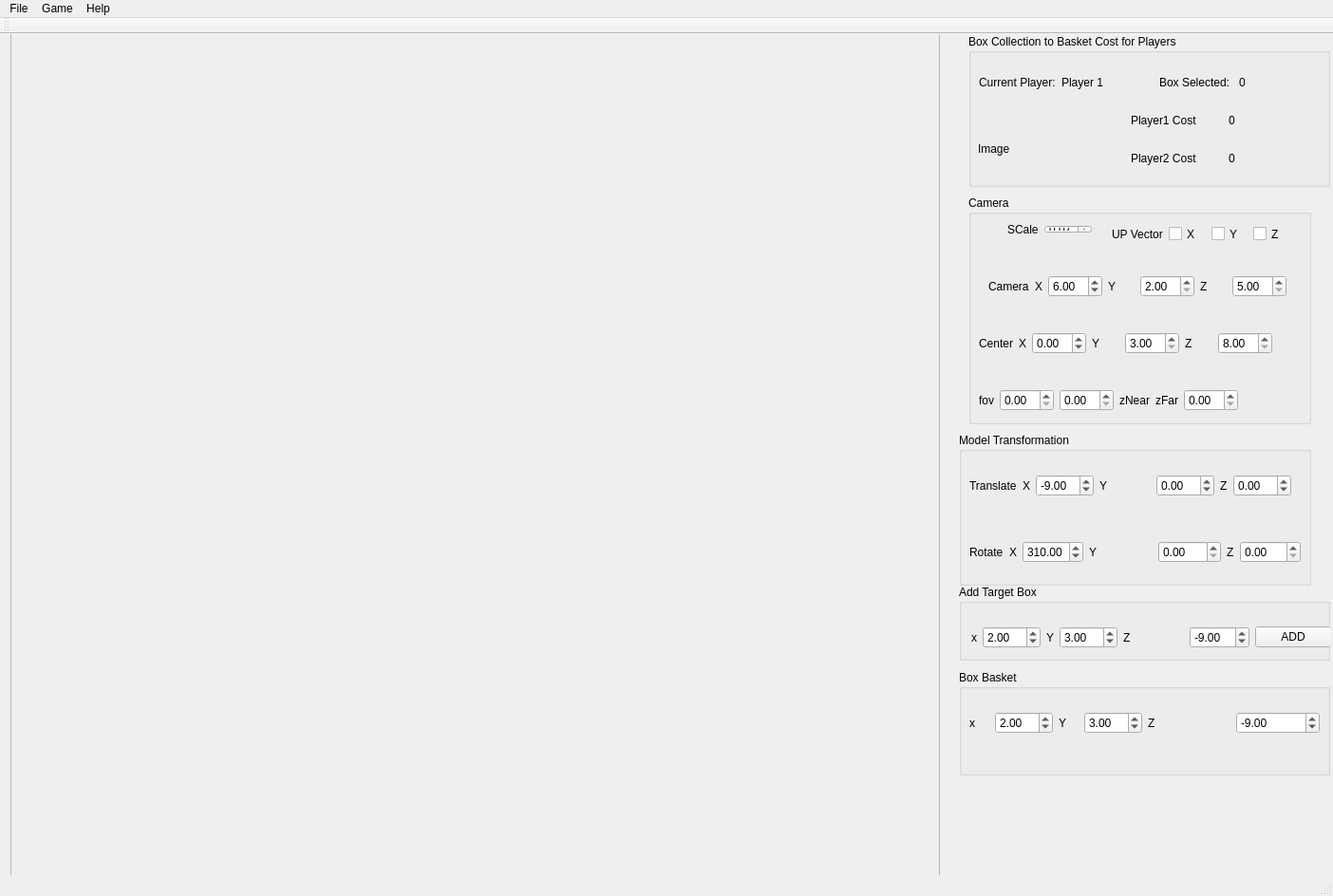
<?xml version="1.0" encoding="UTF-8"?>
<ui version="4.0">
 <class>MainWindow</class>
 <widget class="QMainWindow" name="MainWindow">
  <property name="geometry">
   <rect>
    <x>0</x>
    <y>0</y>
    <width>1404</width>
    <height>944</height>
   </rect>
  </property>
  <property name="windowTitle">
   <string>MainWindow</string>
  </property>
  <widget class="QWidget" name="centralWidget">
   <widget class="QWidget" name="verticalLayoutWidget">
    <property name="geometry">
     <rect>
      <x>0</x>
      <y>-20</y>
      <width>1001</width>
      <height>941</height>
     </rect>
    </property>
    <layout class="QVBoxLayout" name="qglLayout">
     <item>
      <widget class="QFrame" name="frame">
       <property name="frameShape">
        <enum>QFrame::StyledPanel</enum>
       </property>
       <property name="frameShadow">
        <enum>QFrame::Raised</enum>
       </property>
      </widget>
     </item>
    </layout>
   </widget>
   <widget class="QGroupBox" name="groupBox">
    <property name="geometry">
     <rect>
      <x>1020</x>
      <y>0</y>
      <width>381</width>
      <height>161</height>
     </rect>
    </property>
    <property name="title">
     <string>Box Collection to Basket Cost for Players</string>
    </property>
    <widget class="QWidget" name="horizontalLayoutWidget">
     <property name="geometry">
      <rect>
       <x>0</x>
       <y>30</y>
       <width>171</width>
       <height>41</height>
      </rect>
     </property>
     <layout class="QHBoxLayout" name="horizontalLayout">
      <item>
       <widget class="QLabel" name="label">
        <property name="text">
         <string>Current Player:</string>
        </property>
       </widget>
      </item>
      <item>
       <widget class="QLabel" name="labelPlayerTurn">
        <property name="text">
         <string>Player 1</string>
        </property>
       </widget>
      </item>
     </layout>
    </widget>
    <widget class="QWidget" name="horizontalLayoutWidget_2">
     <property name="geometry">
      <rect>
       <x>160</x>
       <y>70</y>
       <width>221</width>
       <height>41</height>
      </rect>
     </property>
     <layout class="QHBoxLayout" name="horizontalLayout_2">
      <item>
       <widget class="QLabel" name="label_4">
        <property name="text">
         <string>Player1 Cost</string>
        </property>
       </widget>
      </item>
      <item>
       <widget class="QLabel" name="labellPlayer1Score">
        <property name="text">
         <string>0</string>
        </property>
       </widget>
      </item>
     </layout>
    </widget>
    <widget class="QWidget" name="horizontalLayoutWidget_3">
     <property name="geometry">
      <rect>
       <x>160</x>
       <y>110</y>
       <width>221</width>
       <height>41</height>
      </rect>
     </property>
     <layout class="QHBoxLayout" name="horizontalLayout_3">
      <item>
       <widget class="QLabel" name="Player2">
        <property name="text">
         <string>Player2 Cost</string>
        </property>
       </widget>
      </item>
      <item>
       <widget class="QLabel" name="labelPlayer2Score">
        <property name="text">
         <string>0</string>
        </property>
       </widget>
      </item>
     </layout>
    </widget>
    <widget class="QWidget" name="horizontalLayoutWidget_10">
     <property name="geometry">
      <rect>
       <x>190</x>
       <y>30</y>
       <width>171</width>
       <height>41</height>
      </rect>
     </property>
     <layout class="QHBoxLayout" name="horizontalLayout_38">
      <item>
       <widget class="QLabel" name="label_31">
        <property name="text">
         <string>Box Selected: </string>
        </property>
       </widget>
      </item>
      <item>
       <widget class="QLabel" name="boxSelected">
        <property name="text">
         <string>0</string>
        </property>
       </widget>
      </item>
     </layout>
    </widget>
    <widget class="QLabel" name="playerImage">
     <property name="geometry">
      <rect>
       <x>10</x>
       <y>80</y>
       <width>131</width>
       <height>81</height>
      </rect>
     </property>
     <property name="text">
      <string>Image</string>
     </property>
    </widget>
   </widget>
   <widget class="QGroupBox" name="groupBox_2">
    <property name="geometry">
     <rect>
      <x>1020</x>
      <y>170</y>
      <width>361</width>
      <height>241</height>
     </rect>
    </property>
    <property name="title">
     <string>Camera</string>
    </property>
    <widget class="QWidget" name="horizontalLayoutWidget_4">
     <property name="geometry">
      <rect>
       <x>30</x>
       <y>20</y>
       <width>111</width>
       <height>31</height>
      </rect>
     </property>
     <layout class="QHBoxLayout" name="horizontalLayout_5">
      <item>
       <widget class="QLabel" name="label_5">
        <property name="text">
         <string>SCale</string>
        </property>
       </widget>
      </item>
      <item>
       <widget class="QDoubleSpinBox" name="scale">
        <property name="minimum">
         <double>0.000000000000000</double>
        </property>
        <property name="maximum">
         <double>2.000000000000000</double>
        </property>
        <property name="singleStep">
         <double>0.001000000000000</double>
        </property>
        <property name="value">
         <double>0.070000000000000</double>
        </property>
       </widget>
      </item>
     </layout>
    </widget>
    <widget class="QWidget" name="horizontalLayoutWidget_6">
     <property name="geometry">
      <rect>
       <x>140</x>
       <y>20</y>
       <width>210</width>
       <height>41</height>
      </rect>
     </property>
     <layout class="QHBoxLayout" name="horizontalLayout_13">
      <item>
       <widget class="QLabel" name="label_6">
        <property name="text">
         <string>UP Vector</string>
        </property>
       </widget>
      </item>
      <item>
       <widget class="QCheckBox" name="upX">
        <property name="text">
         <string>X</string>
        </property>
       </widget>
      </item>
      <item>
       <widget class="QCheckBox" name="upY">
        <property name="text">
         <string>Y</string>
        </property>
       </widget>
      </item>
      <item>
       <widget class="QCheckBox" name="upZ">
        <property name="text">
         <string>Z</string>
        </property>
       </widget>
      </item>
     </layout>
    </widget>
    <widget class="QWidget" name="horizontalLayoutWidget_9">
     <property name="geometry">
      <rect>
       <x>0</x>
       <y>130</y>
       <width>331</width>
       <height>51</height>
      </rect>
     </property>
     <layout class="QHBoxLayout" name="horizontalLayout_8">
      <item>
       <layout class="QHBoxLayout" name="horizontalLayout_10">
        <item>
         <widget class="QLabel" name="label_11">
          <property name="text">
           <string>Center</string>
          </property>
         </widget>
        </item>
        <item>
         <widget class="QLabel" name="label_8">
          <property name="text">
           <string>X</string>
          </property>
         </widget>
        </item>
        <item>
         <widget class="QDoubleSpinBox" name="centerX">
          <property name="minimum">
           <double>-5.000000000000000</double>
          </property>
         </widget>
        </item>
       </layout>
      </item>
      <item>
       <layout class="QHBoxLayout" name="horizontalLayout_11">
        <item>
         <widget class="QLabel" name="label_12">
          <property name="text">
           <string>Y</string>
          </property>
         </widget>
        </item>
        <item>
         <widget class="QDoubleSpinBox" name="centerY">
          <property name="minimum">
           <double>3.000000000000000</double>
          </property>
         </widget>
        </item>
       </layout>
      </item>
      <item>
       <layout class="QHBoxLayout" name="horizontalLayout_12">
        <item>
         <widget class="QLabel" name="label_13">
          <property name="text">
           <string>Z</string>
          </property>
         </widget>
        </item>
        <item>
         <widget class="QDoubleSpinBox" name="centerZ">
          <property name="minimum">
           <double>8.000000000000000</double>
          </property>
         </widget>
        </item>
       </layout>
      </item>
     </layout>
    </widget>
    <widget class="QWidget" name="horizontalLayoutWidget_5">
     <property name="geometry">
      <rect>
       <x>10</x>
       <y>70</y>
       <width>336</width>
       <height>51</height>
      </rect>
     </property>
     <layout class="QHBoxLayout" name="horizontalLayout_4">
      <item>
       <layout class="QHBoxLayout" name="horizontalLayout_7">
        <item>
         <widget class="QLabel" name="label_10">
          <property name="text">
           <string>Camera</string>
          </property>
         </widget>
        </item>
        <item>
         <widget class="QLabel" name="label_7">
          <property name="text">
           <string>X</string>
          </property>
         </widget>
        </item>
        <item>
         <widget class="QDoubleSpinBox" name="cameraX">
          <property name="minimum">
           <double>1.000000000000000</double>
          </property>
          <property name="value">
           <double>6.000000000000000</double>
          </property>
         </widget>
        </item>
       </layout>
      </item>
      <item>
       <layout class="QHBoxLayout" name="horizontalLayout_9">
        <item>
         <widget class="QLabel" name="label_9">
          <property name="text">
           <string>Y</string>
          </property>
         </widget>
        </item>
        <item>
         <widget class="QDoubleSpinBox" name="cameraY">
          <property name="minimum">
           <double>2.000000000000000</double>
          </property>
         </widget>
        </item>
       </layout>
      </item>
      <item>
       <layout class="QHBoxLayout" name="horizontalLayout_6">
        <item>
         <widget class="QLabel" name="label_3">
          <property name="text">
           <string>Z</string>
          </property>
         </widget>
        </item>
        <item>
         <widget class="QDoubleSpinBox" name="cameraZ">
          <property name="minimum">
           <double>5.000000000000000</double>
          </property>
         </widget>
        </item>
       </layout>
      </item>
     </layout>
    </widget>
    <widget class="QWidget" name="horizontalLayoutWidget_7">
     <property name="geometry">
      <rect>
       <x>0</x>
       <y>190</y>
       <width>350</width>
       <height>51</height>
      </rect>
     </property>
     <layout class="QHBoxLayout" name="horizontalLayout_14">
      <item>
       <layout class="QHBoxLayout" name="horizontalLayout_17">
        <item>
         <widget class="QLabel" name="label_14">
          <property name="text">
           <string>fov</string>
          </property>
         </widget>
        </item>
        <item>
         <widget class="QDoubleSpinBox" name="fov"/>
        </item>
       </layout>
      </item>
      <item>
       <layout class="QHBoxLayout" name="horizontalLayout_16">
        <item>
         <widget class="QDoubleSpinBox" name="zNear"/>
        </item>
        <item>
         <widget class="QLabel" name="label_15">
          <property name="text">
           <string>zNear</string>
          </property>
         </widget>
        </item>
       </layout>
      </item>
      <item>
       <layout class="QHBoxLayout" name="horizontalLayout_15">
        <item>
         <widget class="QLabel" name="label_16">
          <property name="text">
           <string>zFar</string>
          </property>
         </widget>
        </item>
        <item>
         <widget class="QDoubleSpinBox" name="zFar"/>
        </item>
       </layout>
      </item>
      <item>
       <widget class="QLabel" name="label_2">
        <property name="text">
         <string/>
        </property>
       </widget>
      </item>
     </layout>
    </widget>
   </widget>
   <widget class="QGroupBox" name="groupBox_3">
    <property name="geometry">
     <rect>
      <x>1010</x>
      <y>420</y>
      <width>371</width>
      <height>161</height>
     </rect>
    </property>
    <property name="title">
     <string>Model Transformation</string>
    </property>
    <widget class="QWidget" name="horizontalLayoutWidget_8">
     <property name="geometry">
      <rect>
       <x>0</x>
       <y>30</y>
       <width>361</width>
       <height>51</height>
      </rect>
     </property>
     <layout class="QHBoxLayout" name="horizontalLayout_18">
      <item>
       <layout class="QHBoxLayout" name="horizontalLayout_21">
        <item>
         <widget class="QLabel" name="label_17">
          <property name="text">
           <string>Translate</string>
          </property>
         </widget>
        </item>
        <item>
         <widget class="QLabel" name="label_20">
          <property name="text">
           <string>X</string>
          </property>
         </widget>
        </item>
        <item>
         <widget class="QDoubleSpinBox" name="translateX">
          <property name="minimum">
           <double>-30.000000000000000</double>
          </property>
          <property name="value">
           <double>-9.000000000000000</double>
          </property>
         </widget>
        </item>
       </layout>
      </item>
      <item>
       <widget class="QLabel" name="label_19">
        <property name="text">
         <string>Y</string>
        </property>
       </widget>
      </item>
      <item>
       <layout class="QHBoxLayout" name="horizontalLayout_20">
        <item>
         <widget class="QDoubleSpinBox" name="translateY">
          <property name="minimum">
           <double>-30.000000000000000</double>
          </property>
          <property name="singleStep">
           <double>3.000000000000000</double>
          </property>
         </widget>
        </item>
       </layout>
      </item>
      <item>
       <layout class="QHBoxLayout" name="horizontalLayout_19">
        <item>
         <widget class="QLabel" name="label_18">
          <property name="text">
           <string>Z</string>
          </property>
         </widget>
        </item>
        <item>
         <widget class="QDoubleSpinBox" name="translateZ">
          <property name="minimum">
           <double>-30.000000000000000</double>
          </property>
          <property name="singleStep">
           <double>3.000000000000000</double>
          </property>
         </widget>
        </item>
       </layout>
      </item>
     </layout>
    </widget>
    <widget class="QWidget" name="horizontalLayoutWidget_13">
     <property name="geometry">
      <rect>
       <x>0</x>
       <y>100</y>
       <width>371</width>
       <height>51</height>
      </rect>
     </property>
     <layout class="QHBoxLayout" name="horizontalLayout_22">
      <item>
       <layout class="QHBoxLayout" name="horizontalLayout_23">
        <item>
         <widget class="QLabel" name="label_21">
          <property name="text">
           <string>Rotate</string>
          </property>
         </widget>
        </item>
        <item>
         <widget class="QLabel" name="label_22">
          <property name="text">
           <string>X</string>
          </property>
         </widget>
        </item>
        <item>
         <widget class="QDoubleSpinBox" name="rotateX">
          <property name="maximum">
           <double>360.990000000000009</double>
          </property>
          <property name="singleStep">
           <double>5.000000000000000</double>
          </property>
          <property name="value">
           <double>310.000000000000000</double>
          </property>
         </widget>
        </item>
       </layout>
      </item>
      <item>
       <widget class="QLabel" name="label_23">
        <property name="text">
         <string>Y</string>
        </property>
       </widget>
      </item>
      <item>
       <layout class="QHBoxLayout" name="horizontalLayout_24">
        <item>
         <widget class="QDoubleSpinBox" name="rotateY">
          <property name="maximum">
           <double>360.000000000000000</double>
          </property>
          <property name="singleStep">
           <double>5.000000000000000</double>
          </property>
         </widget>
        </item>
       </layout>
      </item>
      <item>
       <layout class="QHBoxLayout" name="horizontalLayout_25">
        <item>
         <widget class="QLabel" name="label_24">
          <property name="text">
           <string>Z</string>
          </property>
         </widget>
        </item>
        <item>
         <widget class="QDoubleSpinBox" name="rotateZ">
          <property name="maximum">
           <double>360.000000000000000</double>
          </property>
          <property name="singleStep">
           <double>5.000000000000000</double>
          </property>
         </widget>
        </item>
       </layout>
      </item>
     </layout>
    </widget>
   </widget>
   <widget class="QGroupBox" name="groupBox_4">
    <property name="geometry">
     <rect>
      <x>1010</x>
      <y>580</y>
      <width>391</width>
      <height>80</height>
     </rect>
    </property>
    <property name="title">
     <string>Add Target Box</string>
    </property>
    <widget class="QWidget" name="horizontalLayoutWidget_14">
     <property name="geometry">
      <rect>
       <x>2</x>
       <y>30</y>
       <width>401</width>
       <height>51</height>
      </rect>
     </property>
     <layout class="QHBoxLayout" name="horizontalLayout_26">
      <item>
       <layout class="QHBoxLayout" name="horizontalLayout_27">
        <item>
         <layout class="QHBoxLayout" name="horizontalLayout_28">
          <item>
           <layout class="QHBoxLayout" name="horizontalLayout_30">
            <item>
             <layout class="QHBoxLayout" name="horizontalLayout_31">
              <item>
               <widget class="QLabel" name="label_26">
                <property name="text">
                 <string>x</string>
                </property>
               </widget>
              </item>
              <item>
               <widget class="QDoubleSpinBox" name="targetX">
                <property name="minimum">
                 <double>-50.000000000000000</double>
                </property>
                <property name="maximum">
                 <double>50.990000000000002</double>
                </property>
                <property name="singleStep">
                 <double>0.500000000000000</double>
                </property>
                <property name="value">
                 <double>2.000000000000000</double>
                </property>
               </widget>
              </item>
             </layout>
            </item>
            <item>
             <layout class="QHBoxLayout" name="horizontalLayout_32">
              <item>
               <widget class="QLabel" name="label_27">
                <property name="text">
                 <string>Y</string>
                </property>
               </widget>
              </item>
              <item>
               <widget class="QDoubleSpinBox" name="targetY">
                <property name="minimum">
                 <double>-50.000000000000000</double>
                </property>
                <property name="maximum">
                 <double>50.990000000000002</double>
                </property>
                <property name="singleStep">
                 <double>0.500000000000000</double>
                </property>
                <property name="value">
                 <double>3.000000000000000</double>
                </property>
               </widget>
              </item>
             </layout>
            </item>
            <item>
             <widget class="QLabel" name="label_25">
              <property name="text">
               <string>Z</string>
              </property>
             </widget>
            </item>
            <item>
             <widget class="QDoubleSpinBox" name="targetZ">
              <property name="minimum">
               <double>-50.000000000000000</double>
              </property>
              <property name="maximum">
               <double>50.990000000000002</double>
              </property>
              <property name="singleStep">
               <double>0.500000000000000</double>
              </property>
              <property name="value">
               <double>-9.000000000000000</double>
              </property>
             </widget>
            </item>
            <item>
             <widget class="QPushButton" name="addTarget">
              <property name="text">
               <string>ADD</string>
              </property>
             </widget>
            </item>
           </layout>
          </item>
         </layout>
        </item>
       </layout>
      </item>
     </layout>
    </widget>
   </widget>
   <widget class="QGroupBox" name="groupBox_5">
    <property name="geometry">
     <rect>
      <x>1010</x>
      <y>670</y>
      <width>391</width>
      <height>111</height>
     </rect>
    </property>
    <property name="title">
     <string>Box Basket</string>
    </property>
    <widget class="QWidget" name="horizontalLayoutWidget_15">
     <property name="geometry">
      <rect>
       <x>0</x>
       <y>30</y>
       <width>391</width>
       <height>51</height>
      </rect>
     </property>
     <layout class="QHBoxLayout" name="horizontalLayout_29">
      <item>
       <layout class="QHBoxLayout" name="horizontalLayout_33">
        <item>
         <layout class="QHBoxLayout" name="horizontalLayout_34">
          <item>
           <layout class="QHBoxLayout" name="horizontalLayout_35">
            <item>
             <layout class="QHBoxLayout" name="horizontalLayout_36">
              <item>
               <widget class="QLabel" name="label_28">
                <property name="text">
                 <string>x</string>
                </property>
               </widget>
              </item>
              <item>
               <widget class="QDoubleSpinBox" name="basketX">
                <property name="minimum">
                 <double>-50.000000000000000</double>
                </property>
                <property name="maximum">
                 <double>50.990000000000002</double>
                </property>
                <property name="singleStep">
                 <double>0.500000000000000</double>
                </property>
                <property name="value">
                 <double>2.000000000000000</double>
                </property>
               </widget>
              </item>
             </layout>
            </item>
            <item>
             <layout class="QHBoxLayout" name="horizontalLayout_37">
              <item>
               <widget class="QLabel" name="label_29">
                <property name="text">
                 <string>Y</string>
                </property>
               </widget>
              </item>
              <item>
               <widget class="QDoubleSpinBox" name="basketY">
                <property name="minimum">
                 <double>-50.000000000000000</double>
                </property>
                <property name="maximum">
                 <double>50.990000000000002</double>
                </property>
                <property name="singleStep">
                 <double>0.500000000000000</double>
                </property>
                <property name="value">
                 <double>3.000000000000000</double>
                </property>
               </widget>
              </item>
             </layout>
            </item>
            <item>
             <widget class="QLabel" name="label_30">
              <property name="text">
               <string>Z</string>
              </property>
             </widget>
            </item>
            <item>
             <widget class="QDoubleSpinBox" name="basketZ">
              <property name="minimum">
               <double>-50.000000000000000</double>
              </property>
              <property name="maximum">
               <double>50.990000000000002</double>
              </property>
              <property name="singleStep">
               <double>0.500000000000000</double>
              </property>
              <property name="value">
               <double>-9.000000000000000</double>
              </property>
             </widget>
            </item>
           </layout>
          </item>
         </layout>
        </item>
       </layout>
      </item>
     </layout>
    </widget>
   </widget>
  </widget>
  <widget class="QMenuBar" name="menuBar">
   <property name="geometry">
    <rect>
     <x>0</x>
     <y>0</y>
     <width>1404</width>
     <height>25</height>
    </rect>
   </property>
   <widget class="QMenu" name="menuFile">
    <property name="title">
     <string>File</string>
    </property>
    <addaction name="separator"/>
    <addaction name="actionNew_Game"/>
    <addaction name="actionQuit"/>
   </widget>
   <widget class="QMenu" name="menuGame">
    <property name="title">
     <string>Game</string>
    </property>
    <addaction name="actionCollectBall"/>
    <addaction name="actionChange_Player_Turn"/>
    <addaction name="actionFinish"/>
   </widget>
   <widget class="QMenu" name="menuHelp">
    <property name="title">
     <string>Help</string>
    </property>
    <addaction name="actionRules"/>
    <addaction name="actionAbout"/>
   </widget>
   <addaction name="menuFile"/>
   <addaction name="menuGame"/>
   <addaction name="menuHelp"/>
  </widget>
  <widget class="QToolBar" name="mainToolBar">
   <attribute name="toolBarArea">
    <enum>TopToolBarArea</enum>
   </attribute>
   <attribute name="toolBarBreak">
    <bool>false</bool>
   </attribute>
  </widget>
  <widget class="QStatusBar" name="statusBar"/>
  <action name="actionNew_Game">
   <property name="text">
    <string>New Game</string>
   </property>
  </action>
  <action name="actionQuit">
   <property name="text">
    <string>Quit</string>
   </property>
  </action>
  <action name="actionCollectBall">
   <property name="text">
    <string>Collect Boxes</string>
   </property>
  </action>
  <action name="actionChange_Player_Turn">
   <property name="text">
    <string>Change Player Turn</string>
   </property>
  </action>
  <action name="actionRules">
   <property name="text">
    <string>Rules</string>
   </property>
  </action>
  <action name="actionAbout">
   <property name="text">
    <string>About</string>
   </property>
  </action>
  <action name="actionFinish">
   <property name="text">
    <string>Finish</string>
   </property>
  </action>
 </widget>
 <layoutdefault spacing="6" margin="11"/>
 <resources/>
 <connections>
  <connection>
   <sender>actionQuit</sender>
   <signal>triggered()</signal>
   <receiver>MainWindow</receiver>
   <slot>close()</slot>
   <hints>
    <hint type="sourcelabel">
     <x>-1</x>
     <y>-1</y>
    </hint>
    <hint type="destinationlabel">
     <x>617</x>
     <y>379</y>
    </hint>
   </hints>
  </connection>
 </connections>
</ui>
